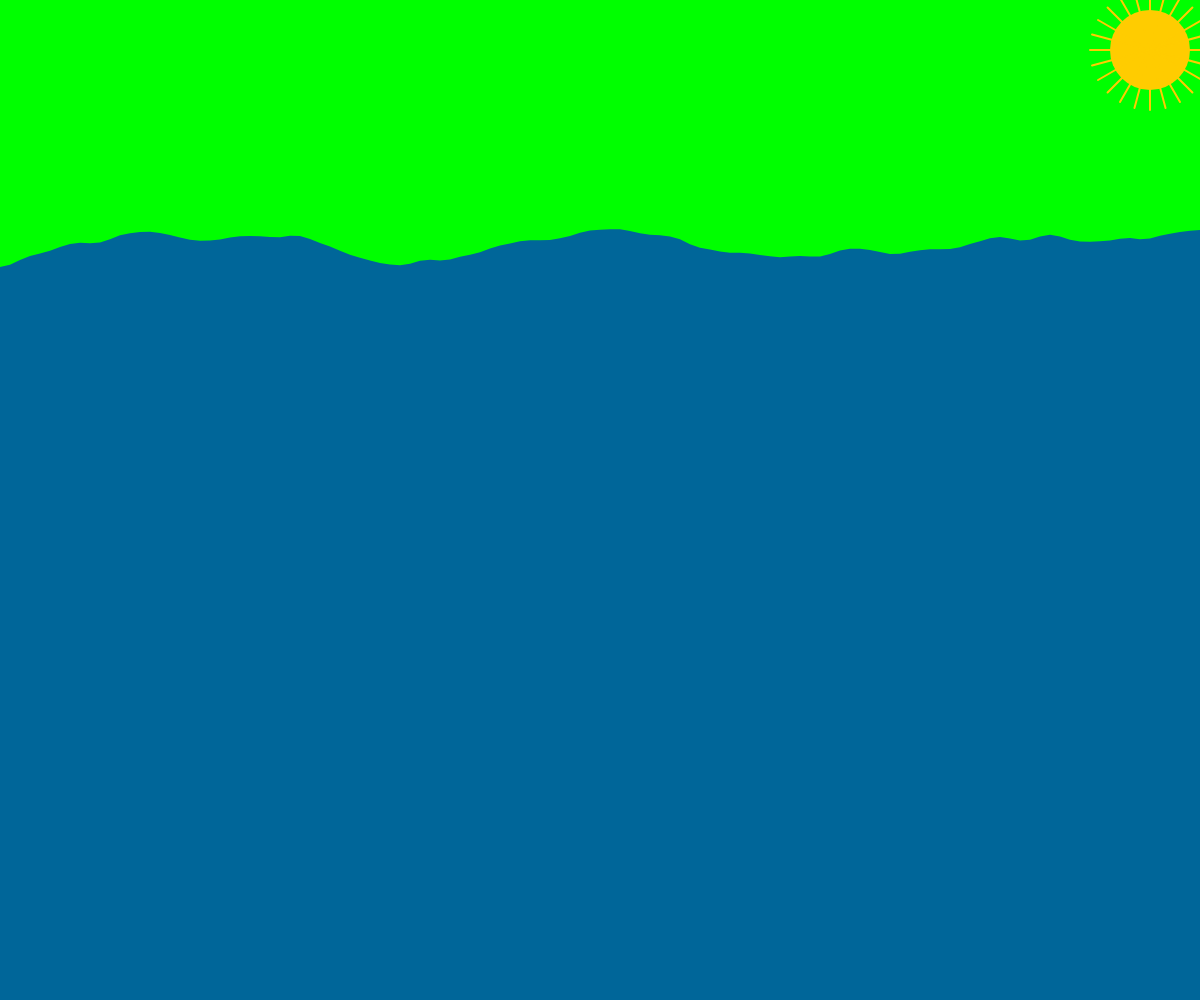
Frame 1 (no input)
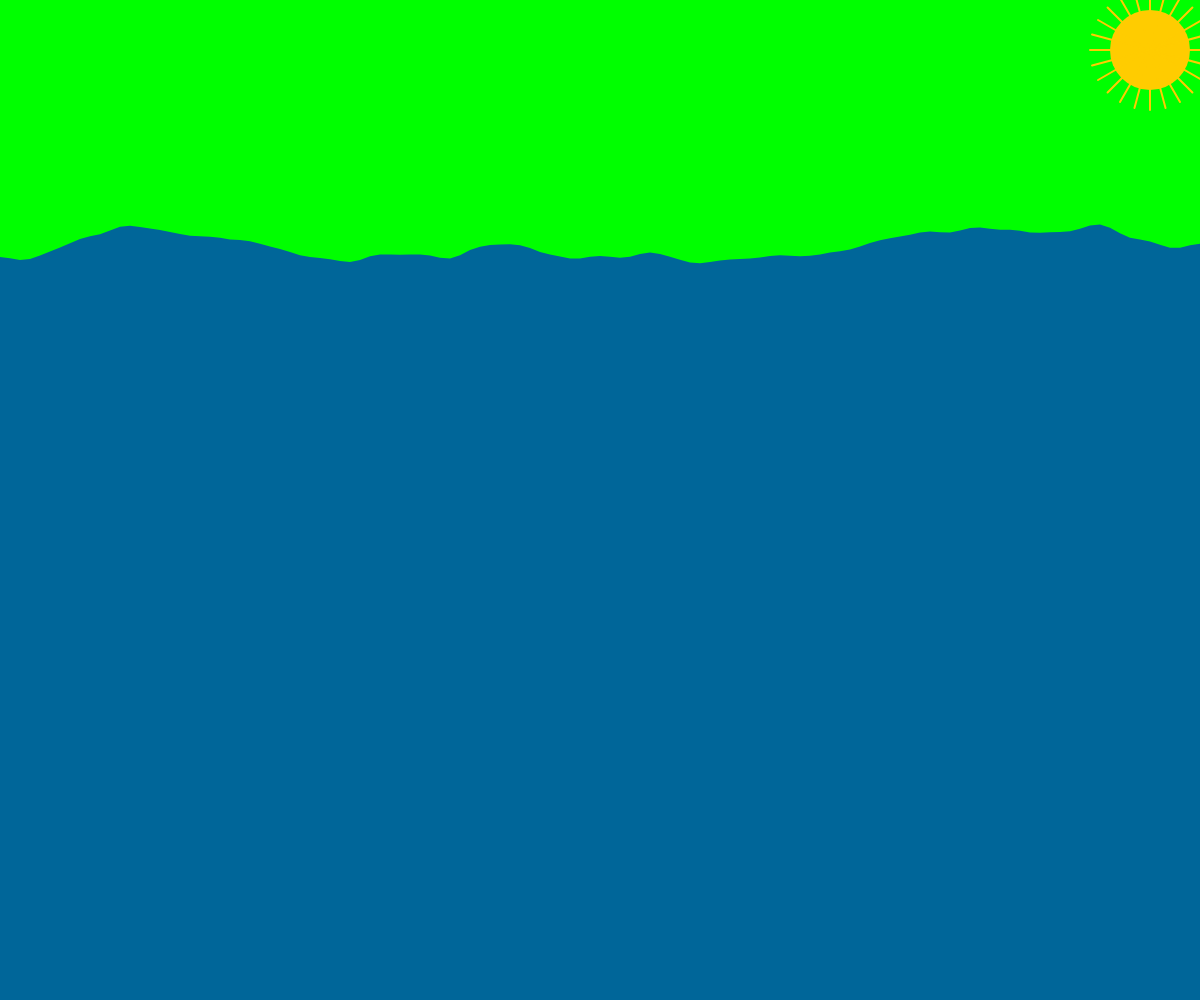
Frame 60 (no input)
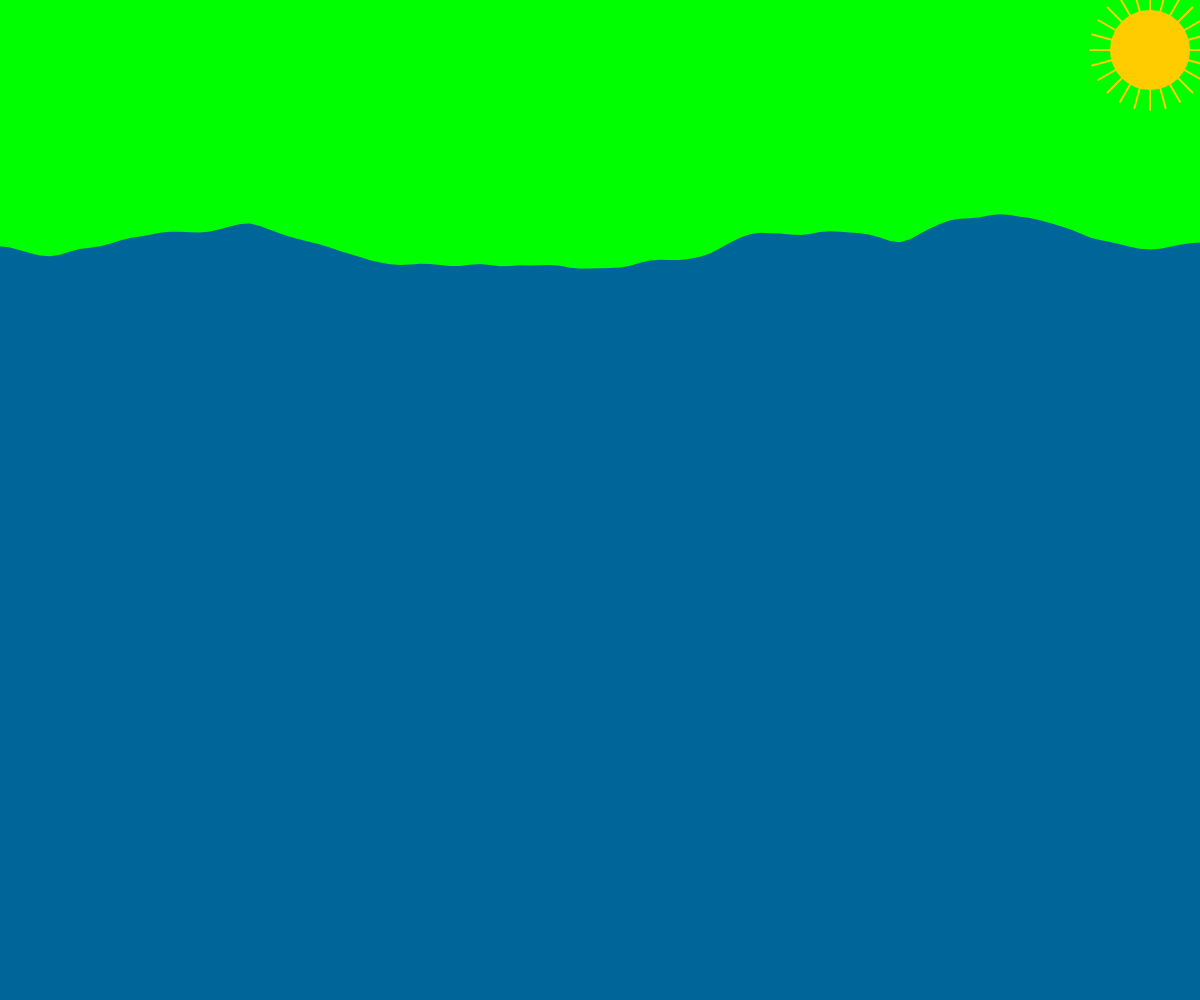
Frame 120 (the mouse pressed at the canvas centre since frame 60)

The p5.js sketch that drew these frames (run headless with seeded random() and noise() and a simulated clock; from frame 60 on, the mouse is pressed at the canvas centre):

// p5.js sketch
// ── sketch.js
let yoff = 0.0; 

function setup() {
  createCanvas(windowWidth, windowHeight);
}

function draw() {
  background(0, 255, 0); // Green background

  // Draw the sun
  fill(255, 204, 0); // Yellow color for the sun
  noStroke(); // No border for the sun
  ellipse(width - 50, 50, 80, 80); // Sun position and size
  
  // Sun rays got inspiration from online for the math part
  stroke(255, 204, 0); // Yellow color for the rays
  strokeWeight(2); 
  for (let i = 0; i < 360; i+=15) {
    let angle = radians(i);
    let x = (width - 50) + cos(angle) * 60;
    let y = 50 + sin(angle) * 60;
    line(width - 50, 50, x, y);
  }
  noStroke(); 
  fill(0, 102, 153); // Set Blue for waves

  // Draw the waves
  beginShape();
  let xoff = 0;
  for (let x = 0; x <= width; x += 10) {
    let y = map(noise(xoff, yoff), 0, 1, 200, 300);
    vertex(x, y);
    xoff += 0.05;
  }
  yoff += 0.01;
  vertex(width, height);
  vertex(0, height);
  endShape(CLOSE);
}

function windowResized() {
    resizeCanvas(windowWidth, windowHeight);
  }
